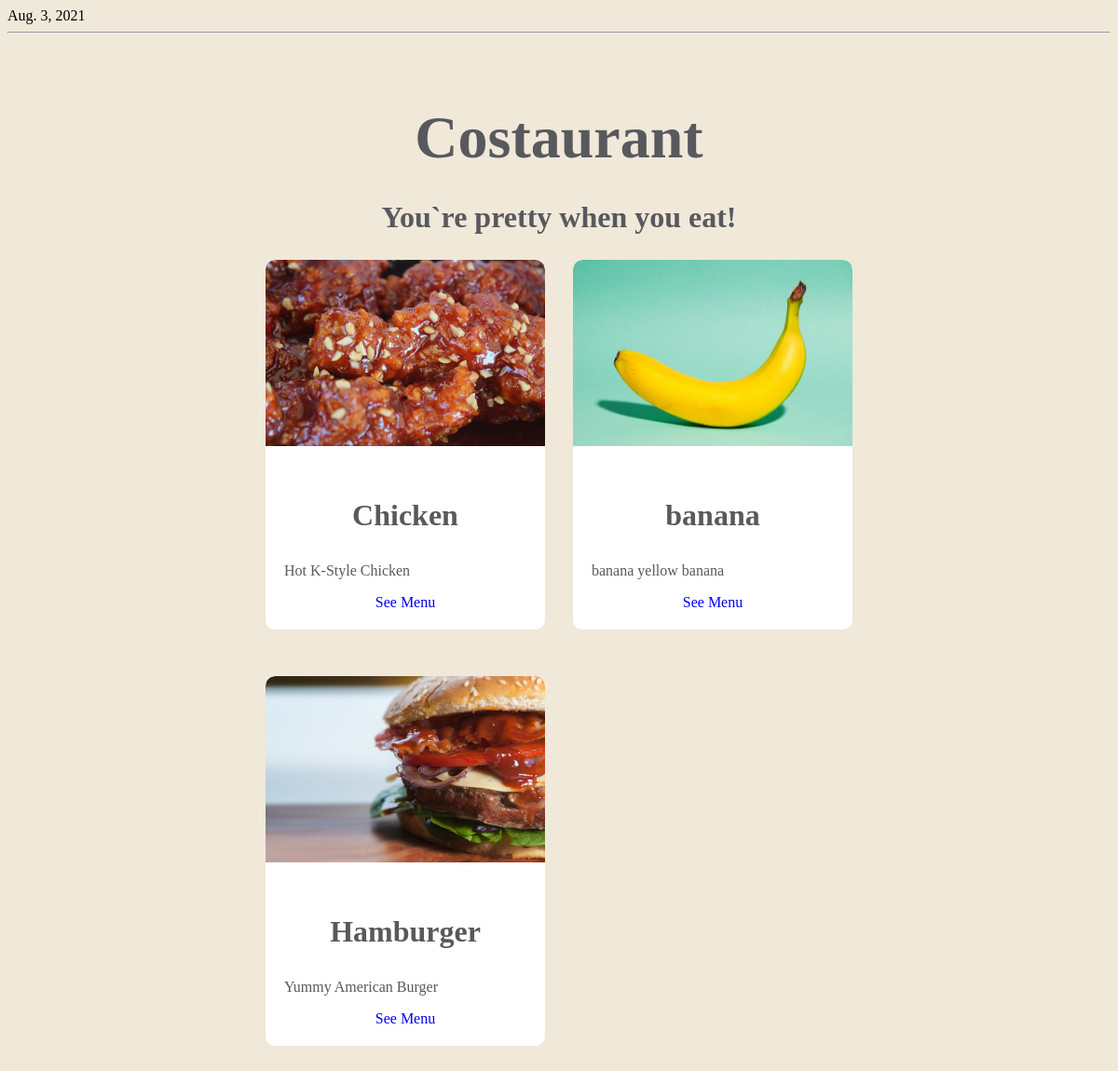
The page /foods/menu/ on the database its author committed.
### foods/models.py (models this page shows, shortened)
class Menu(models.Model):
    name = models.CharField(max_length=50)
    description = models.CharField(max_length=100)
    price = models.IntegerField()
    img_path = models.CharField(max_length=255)

### foods/views.py (the view)
# urls.py: path('menu/', views.index),
def index(request):
    context = dict()
    today = datetime.today().date()
    menus = Menu.objects.all()
    context = {"date":today}
    context["menus"] = menus
    return render(request, 'foods/index.html', context=context)

### foods/templates/foods/index.html
{% extends './base.html' %}
{% load static %}
{% block date-block %}
<div> {{date}} </div>
{% endblock date-block %}
{% block food-container %}
  {% for menu in menus %}
  <div class="food">
      <img src={% get_static_prefix %}{{menu.img_path}} width="300px" height="200px"/>
      <div class="info">
        <h3>{{menu.name}}</h3>
        <P>{{menu.description}}</p>
        <a href="{{menu.id}}"">See Menu</a>
      </div>
    </div>
  {% endfor %}
{% endblock food-container %}

### foods/static/foods/css/styles.css (style rules this page uses)
* { box-sizing: border-box; }
body { background-color : #f0e8d9; }
.food { background-color : white; width: 300px; margin-left: auto; margin-right: auto; border-radius: 10px; overflow: hidden; margin-bottom: 50px; float: left; margin-left: 15px; margin-right: 15px; }
.food h3 { color: #58595b; font-size: 32px; font-family: Jua; }
.food p { color: #58595b; font-size: 16px; font-family: Jua; text-align: left; }
.food a { color: #0000ee; font-size: 16px; font-family: Jua; text-decoration: none; }
.food .info { padding: 20px; text-align: center; }
.food img { border-top-left-radius: 10px; border-top-right-radius: 10px; }

### rows shown on the page
Menu: img_path (picture), name "Chicken", description "Hot K-Style Chicken"
Menu: img_path (picture), name "banana", description "banana yellow banana"
Menu: img_path (picture), name "Hamburger", description "Yummy American Burger"
